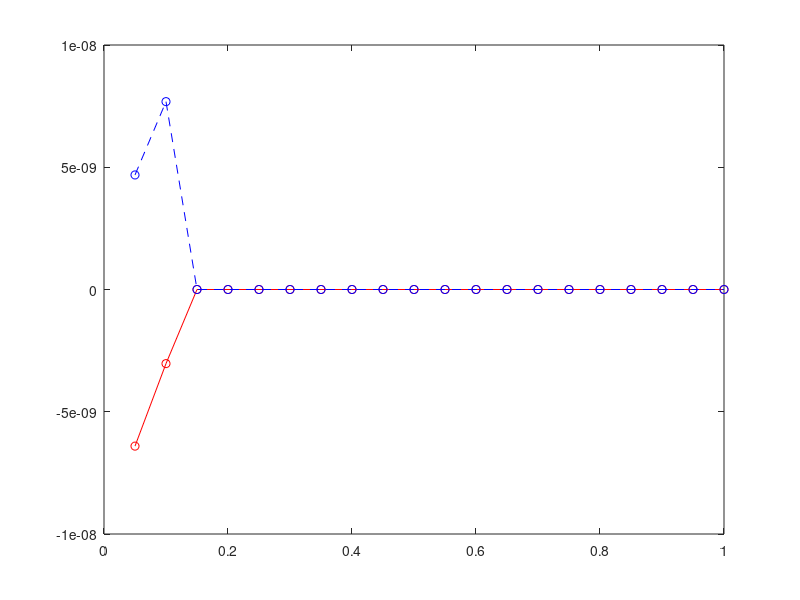

Write MATLAB code to recreate this figure. (Note: this script raises an error after producing the figure.)
clear
clc

x = 0.05:0.05:1;

fid_EP1 = fopen('EP1.dat','r');
EP1 = fscanf(fid_EP1,'%f');
fid_EP3 = fopen('EP3.dat','r');
EP3 = fscanf(fid_EP3,'%f');
fclose('all');  % 关闭所有文件

p = plot(x,EP1,"r-o",x,EP3,"b--o");
p(1).LineWidth = 1;
p(2).LineWidth = 1;
xlim([0 1.05]);
xticks(0.05:0.05:1);
xlabel('Hole Depth / mm');
ylabel('Relieved Strain');
txt = legend({'$\varepsilon_1$','$\varepsilon_3$'},'Location','best');
set(txt, 'Interpreter', 'latex');
legend('boxoff');